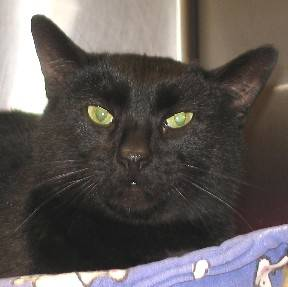
#> input picture Pets_Dataset/train/cats/cat.1016.jpg, 288 x 287 px; its folder holds only this picture in this run
$ jupyter execute --allow-errors Pratica01.ipynb   (older library calls are emulated)
#> lines starting #> are read from the running program, lines starting #| are printed output that depends on the picture
# Prática 01
## Pré-processamento de imagem

[cell 1]
from skimage import img_as_ubyte, img_as_float
from skimage.io import imread, imshow, imsave, ImageCollection
from skimage.transform import resize
from skimage.exposure import histogram, equalize_hist, adjust_gamma
from skimage.filters import gaussian, laplace
from skimage.color import rgb2gray

import matplotlib.pyplot as plt
import numpy as np
import math

### Redimensionamento e mudança para escala de cinza

#> (a cell that did not finish here is left out)

### Equalização de Histograma

#> (a cell that did not finish here is left out)

### Correção Gamma

#> (a cell that did not finish here is left out)

### Suavização de Imagem

#> (a cell that did not finish here is left out)

### Aguçamento de Imagem

#> (a cell that did not finish here is left out)

### Visualização dos histogramas

[cell 7]
def plot_img_and_hist(image, axes, bins=256):

    image = img_as_ubyte(image)
    ax_img, ax_hist = axes

    # Display image
    ax_img.imshow(image, cmap=plt.cm.gray)
    ax_img.set_axis_off()

    # Display histogram
    ax_hist.hist(image.ravel(), bins=bins, histtype='bar')
    ax_hist.ticklabel_format(axis='y', style='scientific')
    ax_hist.set_xlabel('Níveis dos pixels')
    ax_hist.set_xlim(0, 255)
    #ax_hist.set_yticks([])

    return ax_img, ax_hist

[cell 8]
# Equalização de histograma

fig = plt.figure(figsize=(24, 8))
axes = np.zeros((2, 2), dtype=np.object)
axes[0, 0] = fig.add_subplot(2, 4, 1)
for i in range(1, 2):
    axes[0, i] = fig.add_subplot(2, 4, 1+i, sharex=axes[0,0], sharey=axes[0,0])
for i in range(0, 2):
    axes[1, i] = fig.add_subplot(2, 4, 5+i)

#> (the rest of this cell did not finish here and is left out)

[cell 9]
#Correção Gamma

fig = plt.figure(figsize=(16, 8))
axes = np.zeros((2, 4), dtype=np.object)
axes[0, 0] = fig.add_subplot(2, 4, 1)
for i in range(1, 4):
    axes[0, i] = fig.add_subplot(2, 4, 1+i, sharex=axes[0,0], sharey=axes[0,0])
for i in range(0, 4):
    axes[1, i] = fig.add_subplot(2, 4, 5+i)

#> (the rest of this cell did not finish here and is left out)

[cell 10]
# Display results
fig = plt.figure(figsize=(16, 8))
axes = np.zeros((2, 3), dtype=np.object)
axes[0, 0] = fig.add_subplot(2, 4, 1)
for i in range(1, 3):
    axes[0, i] = fig.add_subplot(2, 4, 1+i, sharex=axes[0,0], sharey=axes[0,0])
for i in range(0, 3):
    axes[1, i] = fig.add_subplot(2, 4, 5+i)

#> (the rest of this cell did not finish here and is left out)

[cell 11]
fig, (x1, x2) = plt.subplots(nrows=1, ncols=2, figsize=(10, 5), sharex=False, sharey=False)
#> (the rest of this cell did not finish here and is left out)

### Roteiro I

[cell 12]
from skimage import img_as_ubyte, img_as_float
from skimage.io import imread, imshow, imsave, ImageCollection
from skimage.transform import resize
from skimage.exposure import histogram, equalize_hist, adjust_gamma
from skimage.filters import gaussian, laplace
from skimage.color import rgb2gray

import matplotlib.pyplot as plt
import numpy as np
import math

#### Padronizando Dataset

[cell 13]
CatsTrain = ImageCollection("Pets_Dataset/train/cats/*jpg")
#> CatsTrain = 1 item
for i, files in enumerate(CatsTrain):
    New = resize(files,(32, 32))
    name = str(i)+".jpg"
    img = img_as_ubyte(New)
    imsave("NewDataset/Train/Cats/"+name, img)
#> this loop made 1 pass
#> name on pass 1: '0.jpg'

[cell 14]
DogsTrain = ImageCollection("Pets_Dataset/train/dogs/*jpg")
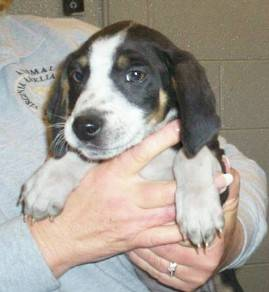
#> input picture Pets_Dataset/train/dogs/dog.10.jpg, 269 x 292 px
#> DogsTrain = 1 item
for i, files in enumerate(DogsTrain):
    New = resize(files,(32, 32))
    name = str(i)+".jpg"
    img = img_as_ubyte(New)
    imsave("NewDataset/Train/Dogs/"+name, img)

[cell 15]
CatsTest = ImageCollection("Pets_Dataset/test/cats/*jpg")
#> CatsTest = 1 item
for i, files in enumerate(CatsTest):
    New = resize(files,(32, 32))
    name = str(i)+".jpg"
    img = img_as_ubyte(New)
    imsave("NewDataset/Test/Cats/"+name, img)

[cell 16]
DogsTest = ImageCollection("Pets_Dataset/test/dogs/*jpg")
#> DogsTest = 1 item
for i, files in enumerate(DogsTest):
    New = resize(files,(32, 32))
    name = str(i)+".jpg"
    img = img_as_ubyte(New)
    imsave("NewDataset/Test/Dogs/"+name, img)

[cell 17]
CatsTrain = ImageCollection("NewDataset/Train/Cats/*jpg")
DogsTrain = ImageCollection("NewDataset/Train/Dogs/*jpg")
CatsTest = ImageCollection("NewDataset/Test/Cats/*jpg")
DogsTest = ImageCollection("NewDataset/Test/Dogs/*jpg")

#### Equalização de Histograma

[cell 18]
for i, image in enumerate(CatsTrain):
    Gray = rgb2gray(image)
    Hist = equalize_hist(Gray)
    name = str(i)+".jpg"
    img = img_as_ubyte(Hist)
    imsave("NewDataset/Histogram/Train/Cats/"+name, img)
#> this loop made 1 pass
#> pass 1, `Hist = equalize_hist(Gray)`:
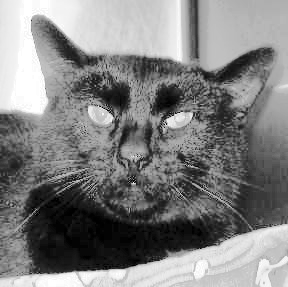
#> Hist: shape (287, 288) float64; min 2.42e-05, max 1, mean 0.506

for i, image in enumerate(DogsTrain):
    Gray = rgb2gray(image)
    Hist = equalize_hist(Gray)
    name = str(i)+".jpg"
    img = img_as_ubyte(Hist)
    imsave("NewDataset/Histogram/Train/Dogs/"+name, img)

for i, image in enumerate(CatsTest):
    Gray = rgb2gray(image)
    Hist = equalize_hist(Gray)
    name = str(i)+".jpg"
    img = img_as_ubyte(Hist)
    imsave("NewDataset/Histogram/Test/Cats/"+name, img)

for i, image in enumerate(DogsTest):
    Gray = rgb2gray(image)
    Hist = equalize_hist(Gray)
    name = str(i)+".jpg"
    img = img_as_ubyte(Hist)
    imsave("NewDataset/Histogram/Test/Dogs/"+name, img)

#### Correção Gamma_01

[cell 19]
for i, image in enumerate(CatsTrain):
    name = str(i)+".jpg"
    Gray = rgb2gray(image)
    Gamma01 = adjust_gamma(Gray, gamma = 0.5, gain = 1)
    img = img_as_ubyte(Gamma01)
    imsave("NewDataset/Gamma/Train/Cats/Gamma01/"+name, img)

for i, image in enumerate(DogsTrain):
    name = str(i)+".jpg"
    Gray = rgb2gray(image)
    Gamma01 = adjust_gamma(Gray, gamma = 0.5, gain = 1)
    img = img_as_ubyte(Gamma01)
    imsave("NewDataset/Gamma/Train/Dogs/Gamma01/"+name, img)
#> this loop made 1 pass
#> pass 1, `Gamma01 = adjust_gamma(Gray, gamma = 0.5, gain = 1)`:
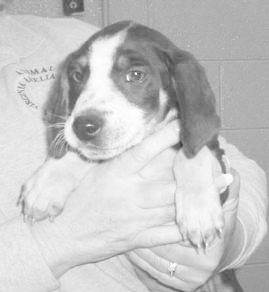
#> Gamma01: shape (292, 269) float64; min 0.21, max 0.999, mean 0.775

for i, image in enumerate(CatsTest):
    name = str(i)+".jpg"
    Gray = rgb2gray(image)
    Gamma01 = adjust_gamma(Gray, gamma = 0.5, gain = 1)
    img = img_as_ubyte(Gamma01)
    imsave("NewDataset/Gamma/Test/Cats/Gamma01/"+name, img)

for i, image in enumerate(DogsTest):
    name = str(i)+".jpg"
    Gray = rgb2gray(image)
    Gamma01 = adjust_gamma(Gray, gamma = 0.5, gain = 1)
    img = img_as_ubyte(Gamma01)
    imsave("NewDataset/Gamma/Test/Dogs/Gamma01/"+name, img)

#### Correção Gamma_02

[cell 20]
for i, image in enumerate(CatsTrain):
    name = str(i)+".jpg"
    Gray = rgb2gray(image)
    Gamma02 = adjust_gamma(Gray, gamma = 1.5, gain = 1)
    img = img_as_ubyte(Gamma02)
    imsave("NewDataset/Gamma/Train/Cats/Gamma02/"+name, img)
#> this loop made 1 pass
#> pass 1, `Gamma02 = adjust_gamma(Gray, gamma = 1.5, gain = 1)`:
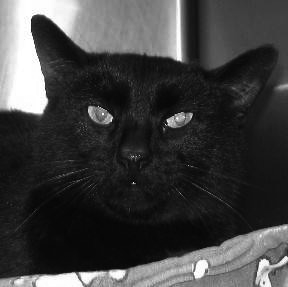
#> Gamma02: shape (287, 288) float64; min 0.000125, max 1, mean 0.25

for i, image in enumerate(DogsTrain):
    name = str(i)+".jpg"
    Gray = rgb2gray(image)
    Gamma02 = adjust_gamma(Gray, gamma = 1.5, gain = 1)
    img = img_as_ubyte(Gamma02)
    imsave("NewDataset/Gamma/Train/Dogs/Gamma02/"+name, img)
#> this loop made 1 pass
#> pass 1, `Gamma02 = adjust_gamma(Gray, gamma = 1.5, gain = 1)`:
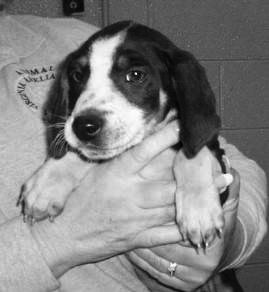
#> Gamma02: shape (292, 269) float64; min 0.00921, max 0.998, mean 0.515

for i, image in enumerate(CatsTest):
    name = str(i)+".jpg"
    Gray = rgb2gray(image)
    Gamma02 = adjust_gamma(Gray, gamma = 1.5, gain = 1)
    img = img_as_ubyte(Gamma02)
    imsave("NewDataset/Gamma/Test/Cats/Gamma02/"+name, img)

for i, image in enumerate(DogsTest):
    name = str(i)+".jpg"
    Gray = rgb2gray(image)
    Gamma02 = adjust_gamma(Gray, gamma = 1.5, gain = 1)
    img = img_as_ubyte(Gamma02)
    imsave("NewDataset/Gamma/Test/Dogs/Gamma02/"+name, img)

#### Correção Gamma_03

[cell 21]
for i, image in enumerate(CatsTrain):
    name = str(i)+".jpg"
    Gray = rgb2gray(image)
    Gamma03 = adjust_gamma(Gray, gamma = 2.5, gain = 1)
    img = img_as_ubyte(Gamma03)
    imsave("NewDataset/Gamma/Train/Cats/Gamma03/"+name, img)
#> this loop made 1 pass
#> pass 1, `Gamma03 = adjust_gamma(Gray, gamma = 2.5, gain = 1)`:
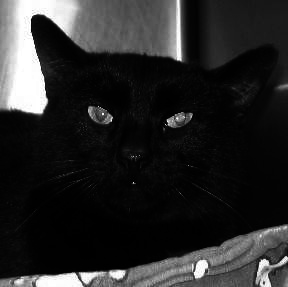
#> Gamma03: shape (287, 288) float64; min 3.13e-07, max 1, mean 0.158

for i, image in enumerate(DogsTrain):
    name = str(i)+".jpg"
    Gray = rgb2gray(image)
    Gamma03 = adjust_gamma(Gray, gamma = 2.5, gain = 1)
    img = img_as_ubyte(Gamma03)
    imsave("NewDataset/Gamma/Train/Dogs/Gamma03/"+name, img)
#> this loop made 1 pass
#> pass 1, `Gamma03 = adjust_gamma(Gray, gamma = 2.5, gain = 1)`:
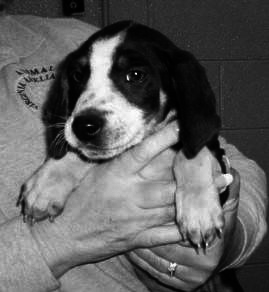
#> Gamma03: shape (292, 269) float64; min 0.000404, max 0.997, mean 0.373

for i, image in enumerate(CatsTest):
    name = str(i)+".jpg"
    Gray = rgb2gray(image)
    Gamma03 = adjust_gamma(Gray, gamma = 2.5, gain = 1)
    img = img_as_ubyte(Gamma03)
    imsave("NewDataset/Gamma/Test/Cats/Gamma03/"+name, img)

for i, image in enumerate(DogsTest):
    name = str(i)+".jpg"
    Gray = rgb2gray(image)
    Gamma03 = adjust_gamma(Gray, gamma = 2.5, gain = 1)
    img = img_as_ubyte(Gamma03)
    imsave("NewDataset/Gamma/Test/Dogs/Gamma03/"+name, img)

#### Suavização de Imagem

[cell 22]
for i, image in enumerate(CatsTrain):
    Gray = rgb2gray(image)
    Gaus = gaussian(Gray, sigma = 1)
    name = str(i)+".jpg"
    img = img_as_ubyte(Gaus)
    imsave("NewDataset/Gaussiano/Train/Cats/"+name, img)

for i, image in enumerate(DogsTrain):
    Gray = rgb2gray(image)
    Gaus = gaussian(Gray, sigma = 1)
    name = str(i)+".jpg"
    img = img_as_ubyte(Gaus)
    imsave("NewDataset/Gaussiano/Train/Dogs/"+name, img)

for i, image in enumerate(CatsTest):
    Gray = rgb2gray(image)
    Gaus = gaussian(Gray, sigma = 1)
    name = str(i)+".jpg"
    img = img_as_ubyte(Gaus)
    imsave("NewDataset/Gaussiano/Test/Cats/"+name, img)

for i, image in enumerate(DogsTest):
    Gray = rgb2gray(image)
    Gaus = gaussian(Gray, sigma = 1)
    name = str(i)+".jpg"
    img = img_as_ubyte(Gaus)
    imsave("NewDataset/Gaussiano/Test/Dogs/"+name, img)

#### Aguçamento de Imagem

[cell 23]
for i, image in enumerate(CatsTrain):
    Gray = rgb2gray(image)
    Gaus = gaussian(Gray, sigma = 1)
    Lp = laplace(Gaus)
    name = str(i)+".jpg"
    img = img_as_ubyte(Lp)
    imsave("NewDataset/Laplace/Train/Cats/"+name, img)
#> this loop made 1 pass
#> pass 1, `Lp = laplace(Gaus)`:
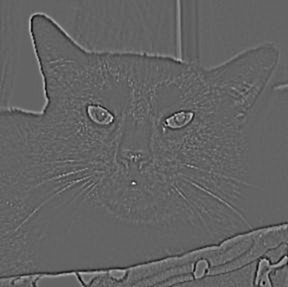
#> Lp: shape (287, 288) float64; min -0.185, max 0.287, mean 2.75e-19; drawn with min black and max white

for i, image in enumerate(DogsTrain):
    Gray = rgb2gray(image)
    Gaus = gaussian(Gray, sigma = 1)
    Lp = laplace(Gaus)
    name = str(i)+".jpg"
    img = img_as_ubyte(Lp)
    imsave("NewDataset/Laplace/Train/Dogs/"+name, img)
#> this loop made 1 pass
#> pass 1, `Lp = laplace(Gaus)`:
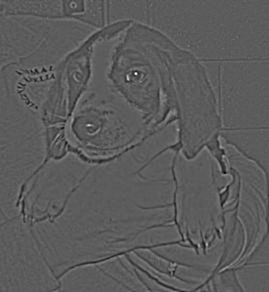
#> Lp: shape (292, 269) float64; min -0.212, max 0.374, mean 3.52e-19; drawn with min black and max white
#> pass 1, `img = img_as_ubyte(Lp)`:
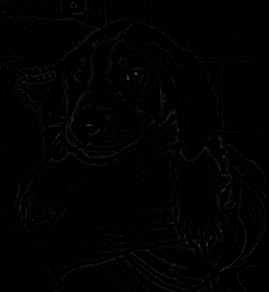
#> img: shape (292, 269); min 0, max 95, mean 1.8


for i, image in enumerate(CatsTest):
    Gray = rgb2gray(image)
    Gaus = gaussian(Gray, sigma = 1)
    Lp = laplace(Gaus)
    name = str(i)+".jpg"
    img = img_as_ubyte(Lp)
    imsave("NewDataset/Laplace/Test/Cats/"+name, img)

for i, image in enumerate(DogsTest):
    Gray = rgb2gray(image)
    Gaus = gaussian(Gray, sigma = 1)
    Lp = laplace(Gaus)
    name = str(i)+".jpg"
    img = img_as_ubyte(Lp)
    imsave("NewDataset/Laplace/Test/Dogs/"+name, img)
